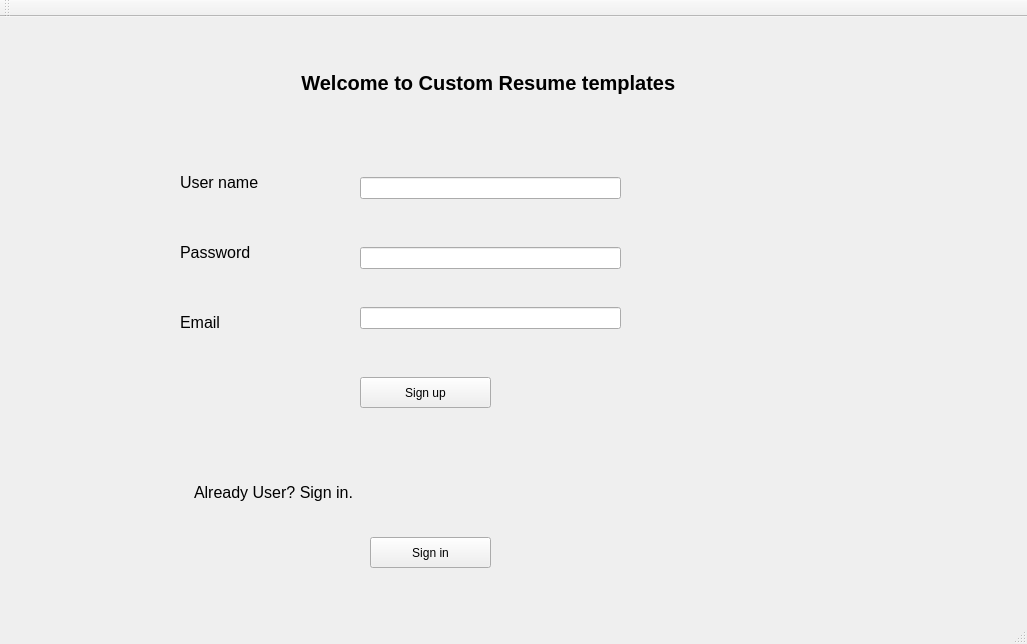
<?xml version="1.0" encoding="UTF-8"?>
<ui version="4.0">
 <class>MainWindow</class>
 <widget class="QMainWindow" name="MainWindow">
  <property name="geometry">
   <rect>
    <x>0</x>
    <y>0</y>
    <width>1027</width>
    <height>644</height>
   </rect>
  </property>
  <property name="windowTitle">
   <string>MainWindow</string>
  </property>
  <widget class="QWidget" name="centralWidget">
   <widget class="QLabel" name="label">
    <property name="geometry">
     <rect>
      <x>160</x>
      <y>40</y>
      <width>651</width>
      <height>51</height>
     </rect>
    </property>
    <property name="font">
     <font>
      <pointsize>15</pointsize>
      <weight>75</weight>
      <bold>true</bold>
     </font>
    </property>
    <property name="text">
     <string> Welcome to Custom Resume templates</string>
    </property>
    <property name="alignment">
     <set>Qt::AlignCenter</set>
    </property>
   </widget>
   <widget class="QLabel" name="label_2">
    <property name="geometry">
     <rect>
      <x>180</x>
      <y>140</y>
      <width>151</width>
      <height>51</height>
     </rect>
    </property>
    <property name="font">
     <font>
      <pointsize>12</pointsize>
     </font>
    </property>
    <property name="text">
     <string>User name</string>
    </property>
   </widget>
   <widget class="QLabel" name="label_3">
    <property name="geometry">
     <rect>
      <x>180</x>
      <y>210</y>
      <width>151</width>
      <height>51</height>
     </rect>
    </property>
    <property name="font">
     <font>
      <pointsize>12</pointsize>
     </font>
    </property>
    <property name="text">
     <string>Password</string>
    </property>
   </widget>
   <widget class="QPushButton" name="pushButton">
    <property name="geometry">
     <rect>
      <x>360</x>
      <y>360</y>
      <width>131</width>
      <height>31</height>
     </rect>
    </property>
    <property name="text">
     <string>Sign up</string>
    </property>
   </widget>
   <widget class="QLabel" name="label_4">
    <property name="geometry">
     <rect>
      <x>180</x>
      <y>280</y>
      <width>151</width>
      <height>51</height>
     </rect>
    </property>
    <property name="font">
     <font>
      <pointsize>12</pointsize>
     </font>
    </property>
    <property name="text">
     <string>Email</string>
    </property>
   </widget>
   <widget class="QLineEdit" name="lineEdit">
    <property name="geometry">
     <rect>
      <x>360</x>
      <y>160</y>
      <width>261</width>
      <height>22</height>
     </rect>
    </property>
   </widget>
   <widget class="QLineEdit" name="lineEdit_2">
    <property name="geometry">
     <rect>
      <x>360</x>
      <y>230</y>
      <width>261</width>
      <height>22</height>
     </rect>
    </property>
   </widget>
   <widget class="QLineEdit" name="lineEdit_3">
    <property name="geometry">
     <rect>
      <x>360</x>
      <y>290</y>
      <width>261</width>
      <height>22</height>
     </rect>
    </property>
   </widget>
   <widget class="QLabel" name="label_5">
    <property name="geometry">
     <rect>
      <x>194</x>
      <y>450</y>
      <width>521</width>
      <height>51</height>
     </rect>
    </property>
    <property name="font">
     <font>
      <pointsize>12</pointsize>
     </font>
    </property>
    <property name="text">
     <string>Already User? Sign in.</string>
    </property>
   </widget>
   <widget class="QPushButton" name="pushButton_2">
    <property name="geometry">
     <rect>
      <x>370</x>
      <y>520</y>
      <width>121</width>
      <height>31</height>
     </rect>
    </property>
    <property name="text">
     <string>Sign in</string>
    </property>
   </widget>
  </widget>
  <widget class="QMenuBar" name="menuBar">
   <property name="geometry">
    <rect>
     <x>0</x>
     <y>0</y>
     <width>1027</width>
     <height>26</height>
    </rect>
   </property>
  </widget>
  <widget class="QToolBar" name="mainToolBar">
   <attribute name="toolBarArea">
    <enum>TopToolBarArea</enum>
   </attribute>
   <attribute name="toolBarBreak">
    <bool>false</bool>
   </attribute>
  </widget>
  <widget class="QStatusBar" name="statusBar"/>
 </widget>
 <layoutdefault spacing="6" margin="11"/>
 <resources/>
 <connections/>
</ui>
